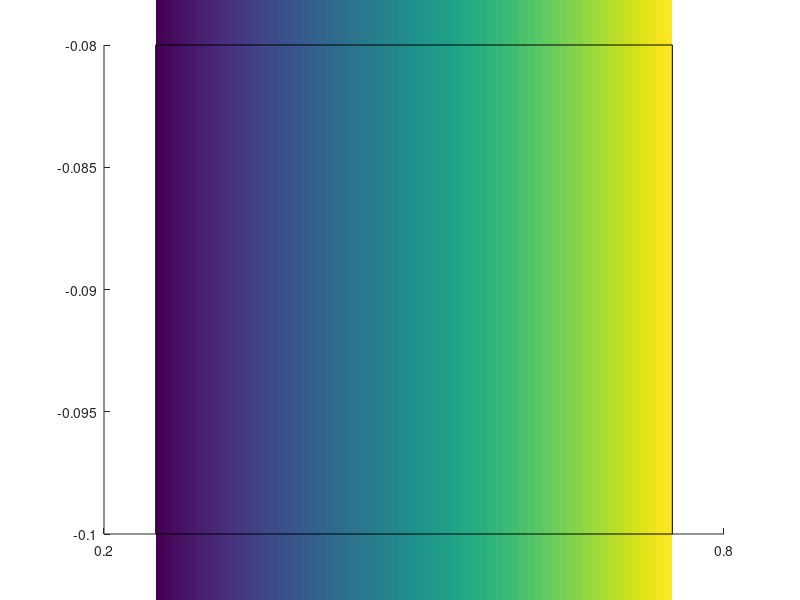

The MATLAB source for this figure: (Note: this script raises an error after producing the figure.)
% Scale bar
function [ h1, h2 ] = colorscale( varargin )

% size
str = '';
orientation = 'b';
x = get( gca, 'XLim' );
y = get( gca, 'YLim' );
x = x(1) + [ .25 .75 ] * ( x(2) - x(1) );
y = y(1) - [ .1  .08 ] * ( y(2) - y(1) );
if nargin >= 1, x = varargin{1}; end
if nargin >= 2, y = varargin{2}; end
if nargin >= 3, str = varargin{3}; end
if nargin >= 4, orientation = varargin{4}; end
x = x(:)';
y = y(:)';

% color image
fg = get( gcf, 'DefaultTextColor' );
cmap = colormap;
clim = caxis;
folded = -clim(1) == clim(2) && all( cmap(1,:) == cmap(end,:) );
dc = ( clim(2) - clim(1) ) / ( length( cmap ) - 1 );
if folded, clim(1) = 0; end
hold on
if any( strcmp( orientation, { 'l' 'r' } ) )
  dx = ( x(2) - x(1) ) / 3;
  dy = .5 * ( y(2) - y(1) ) / ( length( cmap ) - 1 );
  h1(1) = imagesc( x + dx * [ 1 -1 ], y + dy * [ 1 -1 ], [ clim(1):dc:clim(2) ]' );
else
  dx = .5 * ( x(2) - x(1) ) / ( length( cmap ) - 1 );
  dy = ( y(2) - y(1) ) / 3;
  h1(1) = imagesc( x + dx * [ 1 -1 ], y + dy * [ 1 -1 ], clim(1):dc:clim(2) );
end
h1(2) = plot( x([1 1 2 2 1]), y([1 2 2 1 1]), 'Color', fg );
set( h1, 'Clipping', 'off', 'HitTest', 'off' )
if nargout < 1, clear h1, end

% text
w = [ 1 .5 0; 0 .5 1 ];
h = .33 * [ -1 -1 -1; 1 1 1 ];
switch orientation
case 'b', x = x * w; y = y(1) - y * h; ver = 'top';    rot = 0;
case 't', x = x * w; y = y(2) + y * h; ver = 'bottom'; rot = 0;
case 'l', y = y * w; x = x(1) - x * h; ver = 'bottom'; rot = 90;
case 'r', y = y * w; x = x(2) + x * h; ver = 'top';    rot = 90;
otherwise, error
end
h2 = text( x, y, { num2str(clim(1)) str num2str(clim(2)) } );
set( h2, 'Hor', 'center', 'Ver', ver, 'Rot', rot, 'Clipping', 'off', 'HitTest', 'off' )
if nargout < 2, clear h2, end

